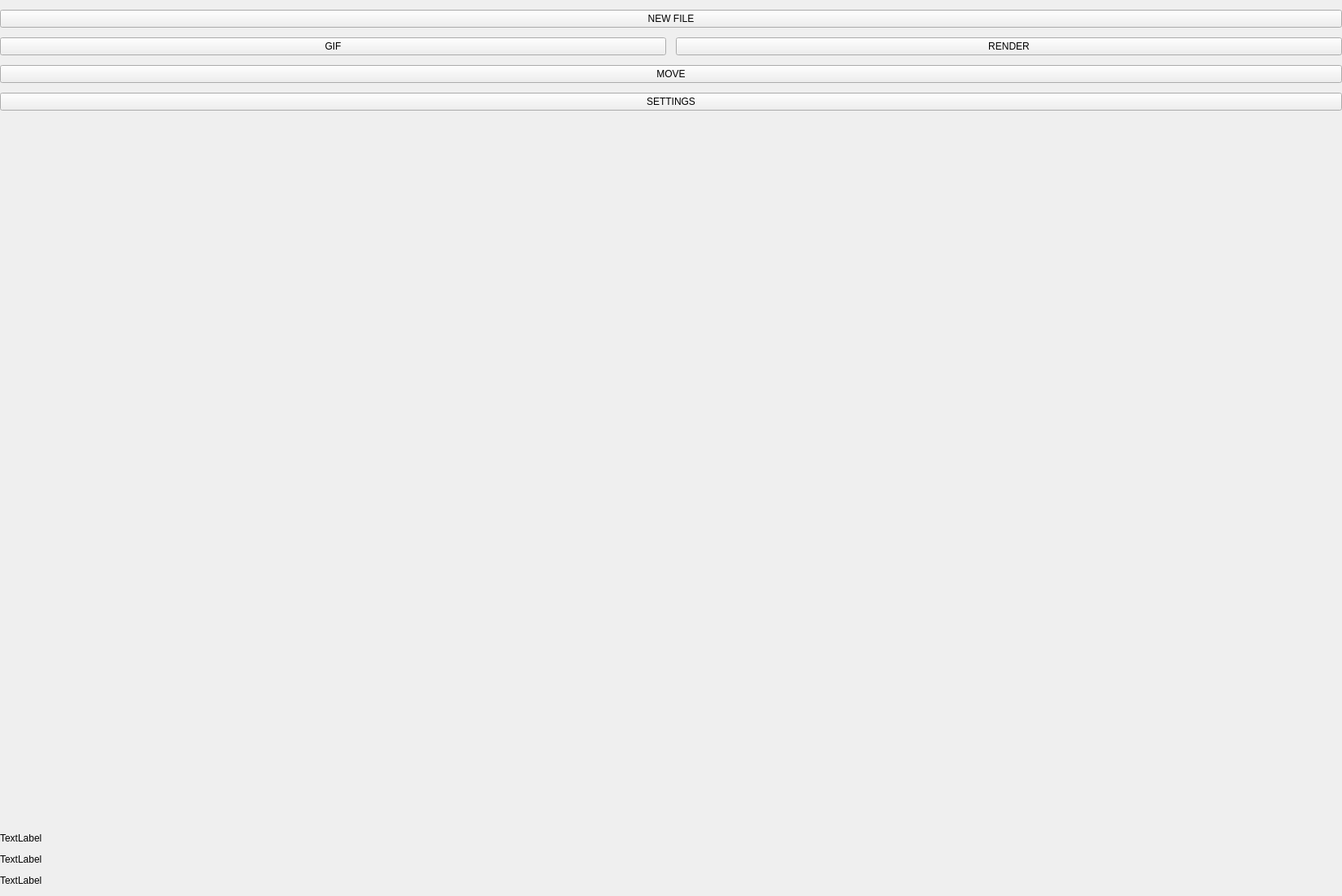
<?xml version="1.0" encoding="UTF-8"?>
<ui version="4.0">
 <class>MainWindow</class>
 <widget class="QMainWindow" name="MainWindow">
  <property name="geometry">
   <rect>
    <x>0</x>
    <y>0</y>
    <width>1650</width>
    <height>1102</height>
   </rect>
  </property>
  <property name="sizePolicy">
   <sizepolicy hsizetype="Fixed" vsizetype="Preferred">
    <horstretch>0</horstretch>
    <verstretch>0</verstretch>
   </sizepolicy>
  </property>
  <property name="minimumSize">
   <size>
    <width>1650</width>
    <height>1100</height>
   </size>
  </property>
  <property name="maximumSize">
   <size>
    <width>1650</width>
    <height>1200</height>
   </size>
  </property>
  <property name="windowTitle">
   <string/>
  </property>
  <widget class="QWidget" name="centralwidget">
   <layout class="QHBoxLayout" name="horizontalLayout_4">
    <property name="spacing">
     <number>0</number>
    </property>
    <property name="leftMargin">
     <number>0</number>
    </property>
    <property name="topMargin">
     <number>0</number>
    </property>
    <property name="rightMargin">
     <number>0</number>
    </property>
    <property name="bottomMargin">
     <number>0</number>
    </property>
    <item>
     <layout class="QHBoxLayout" name="horizontalLayout">
      <item>
       <widget class="QStackedWidget" name="stackedWidget_settings">
        <property name="minimumSize">
         <size>
          <width>0</width>
          <height>0</height>
         </size>
        </property>
        <property name="maximumSize">
         <size>
          <width>10000</width>
          <height>10000</height>
         </size>
        </property>
        <property name="currentIndex">
         <number>1</number>
        </property>
        <widget class="QWidget" name="page_1">
         <property name="minimumSize">
          <size>
           <width>0</width>
           <height>0</height>
          </size>
         </property>
         <property name="styleSheet">
          <string notr="true">QWidget {
    background-color: black;
}
</string>
         </property>
         <layout class="QVBoxLayout" name="verticalLayout" stretch="1,11">
          <property name="spacing">
           <number>0</number>
          </property>
          <property name="leftMargin">
           <number>0</number>
          </property>
          <property name="topMargin">
           <number>0</number>
          </property>
          <property name="rightMargin">
           <number>0</number>
          </property>
          <property name="bottomMargin">
           <number>0</number>
          </property>
          <item>
           <layout class="QHBoxLayout" name="horizontalLayout_5">
            <item>
             <widget class="QPushButton" name="open_file">
              <property name="sizePolicy">
               <sizepolicy hsizetype="Expanding" vsizetype="Expanding">
                <horstretch>0</horstretch>
                <verstretch>0</verstretch>
               </sizepolicy>
              </property>
              <property name="minimumSize">
               <size>
                <width>200</width>
                <height>0</height>
               </size>
              </property>
              <property name="font">
               <font>
                <pointsize>53</pointsize>
                <italic>true</italic>
                <bold>true</bold>
                <underline>false</underline>
                <strikeout>false</strikeout>
                <kerning>true</kerning>
               </font>
              </property>
              <property name="cursor">
               <cursorShape>ForbiddenCursor</cursorShape>
              </property>
              <property name="styleSheet">
               <string notr="true">QPushButton {
    background-color: #995200; /* Розовый цвет (подставьте нужный цвет) */
    border: 2px solid #995200; /* Цвет рамки */
    color: black; /* Цвет текста */
    padding: 5px 10px; /* Отступы вокруг текста */
    border-radius: 5px; /* Закругленные углы */
}

QPushButton:hover {
    background-color: #f80; /* Новый цвет при наведении (подставьте нужный цвет) */
}
</string>
              </property>
              <property name="text">
               <string>open file</string>
              </property>
             </widget>
            </item>
           </layout>
          </item>
          <item>
           <widget class="QLabel" name="label_gif">
            <property name="sizePolicy">
             <sizepolicy hsizetype="Minimum" vsizetype="Minimum">
              <horstretch>0</horstretch>
              <verstretch>0</verstretch>
             </sizepolicy>
            </property>
            <property name="minimumSize">
             <size>
              <width>40</width>
              <height>40</height>
             </size>
            </property>
            <property name="text">
             <string>TextLabel</string>
            </property>
            <property name="alignment">
             <set>Qt::AlignCenter</set>
            </property>
            <property name="margin">
             <number>0</number>
            </property>
           </widget>
          </item>
         </layout>
        </widget>
        <widget class="QWidget" name="page">
         <property name="sizePolicy">
          <sizepolicy hsizetype="Preferred" vsizetype="Preferred">
           <horstretch>0</horstretch>
           <verstretch>0</verstretch>
          </sizepolicy>
         </property>
         <layout class="QHBoxLayout" name="horizontalLayout_3">
          <property name="spacing">
           <number>12</number>
          </property>
          <property name="leftMargin">
           <number>0</number>
          </property>
          <property name="topMargin">
           <number>12</number>
          </property>
          <property name="rightMargin">
           <number>0</number>
          </property>
          <property name="bottomMargin">
           <number>12</number>
          </property>
          <item>
           <layout class="QVBoxLayout" name="verticalLayout_3">
            <item>
             <widget class="QPushButton" name="new_file">
              <property name="cursor">
               <cursorShape>OpenHandCursor</cursorShape>
              </property>
              <property name="text">
               <string>NEW FILE</string>
              </property>
             </widget>
            </item>
            <item>
             <layout class="QHBoxLayout" name="horizontalLayout_2">
              <item>
               <widget class="QPushButton" name="gif">
                <property name="cursor">
                 <cursorShape>OpenHandCursor</cursorShape>
                </property>
                <property name="text">
                 <string>GIF</string>
                </property>
               </widget>
              </item>
              <item>
               <widget class="QPushButton" name="render">
                <property name="cursor">
                 <cursorShape>OpenHandCursor</cursorShape>
                </property>
                <property name="text">
                 <string>RENDER</string>
                </property>
               </widget>
              </item>
             </layout>
            </item>
            <item>
             <widget class="QPushButton" name="position">
              <property name="cursor">
               <cursorShape>OpenHandCursor</cursorShape>
              </property>
              <property name="text">
               <string>MOVE</string>
              </property>
             </widget>
            </item>
            <item>
             <widget class="QPushButton" name="settings">
              <property name="cursor">
               <cursorShape>OpenHandCursor</cursorShape>
              </property>
              <property name="text">
               <string>SETTINGS</string>
              </property>
             </widget>
            </item>
            <item>
             <spacer name="verticalSpacer_2">
              <property name="orientation">
               <enum>Qt::Vertical</enum>
              </property>
              <property name="sizeType">
               <enum>QSizePolicy::Expanding</enum>
              </property>
              <property name="sizeHint" stdset="0">
               <size>
                <width>20</width>
                <height>40</height>
               </size>
              </property>
             </spacer>
            </item>
            <item>
             <widget class="QLabel" name="info_path">
              <property name="sizePolicy">
               <sizepolicy hsizetype="Expanding" vsizetype="Fixed">
                <horstretch>0</horstretch>
                <verstretch>0</verstretch>
               </sizepolicy>
              </property>
              <property name="font">
               <font>
                <kerning>true</kerning>
               </font>
              </property>
              <property name="lineWidth">
               <number>0</number>
              </property>
              <property name="midLineWidth">
               <number>0</number>
              </property>
              <property name="text">
               <string>TextLabel</string>
              </property>
              <property name="wordWrap">
               <bool>true</bool>
              </property>
              <property name="margin">
               <number>0</number>
              </property>
              <property name="indent">
               <number>-1</number>
              </property>
              <property name="openExternalLinks">
               <bool>false</bool>
              </property>
             </widget>
            </item>
            <item>
             <widget class="QLabel" name="info_vertex">
              <property name="text">
               <string>TextLabel</string>
              </property>
             </widget>
            </item>
            <item>
             <widget class="QLabel" name="info_edg">
              <property name="text">
               <string>TextLabel</string>
              </property>
             </widget>
            </item>
           </layout>
          </item>
         </layout>
        </widget>
       </widget>
      </item>
     </layout>
    </item>
   </layout>
  </widget>
 </widget>
 <resources/>
 <connections/>
</ui>
